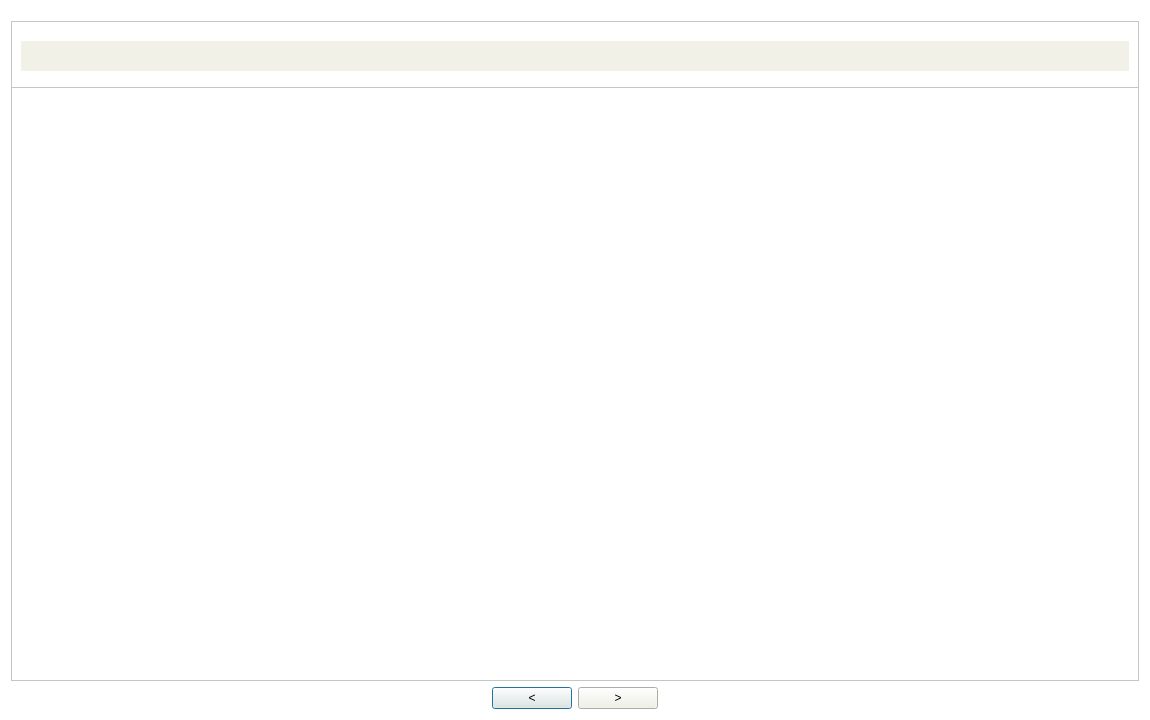
<?xml version="1.0" encoding="UTF-8"?>
<ui version="4.0">
 <class>Dialog</class>
 <widget class="QDialog" name="Dialog">
  <property name="geometry">
   <rect>
    <x>0</x>
    <y>0</y>
    <width>1150</width>
    <height>720</height>
   </rect>
  </property>
  <property name="sizePolicy">
   <sizepolicy hsizetype="Minimum" vsizetype="Minimum">
    <horstretch>0</horstretch>
    <verstretch>0</verstretch>
   </sizepolicy>
  </property>
  <property name="minimumSize">
   <size>
    <width>1150</width>
    <height>720</height>
   </size>
  </property>
  <property name="windowTitle">
   <string>Help</string>
  </property>
  <property name="styleSheet">
   <string notr="true">background-color: rgb(255, 255, 255);</string>
  </property>
  <layout class="QVBoxLayout" name="verticalLayout_2">
   <item>
    <layout class="QVBoxLayout" name="verticalLayout">
     <item>
      <widget class="QScrollArea" name="scrollArea">
       <property name="sizePolicy">
        <sizepolicy hsizetype="Expanding" vsizetype="Fixed">
         <horstretch>0</horstretch>
         <verstretch>0</verstretch>
        </sizepolicy>
       </property>
       <property name="minimumSize">
        <size>
         <width>0</width>
         <height>70</height>
        </size>
       </property>
       <property name="maximumSize">
        <size>
         <width>16777215</width>
         <height>50</height>
        </size>
       </property>
       <property name="sizeIncrement">
        <size>
         <width>0</width>
         <height>30</height>
        </size>
       </property>
       <property name="widgetResizable">
        <bool>true</bool>
       </property>
       <widget class="QWidget" name="scrollAreaWidgetContents">
        <property name="geometry">
         <rect>
          <x>0</x>
          <y>0</y>
          <width>1132</width>
          <height>66</height>
         </rect>
        </property>
        <layout class="QHBoxLayout" name="horizontalLayout_2">
         <item>
          <widget class="QLabel" name="labelText">
           <property name="sizePolicy">
            <sizepolicy hsizetype="Expanding" vsizetype="Expanding">
             <horstretch>0</horstretch>
             <verstretch>0</verstretch>
            </sizepolicy>
           </property>
           <property name="minimumSize">
            <size>
             <width>0</width>
             <height>30</height>
            </size>
           </property>
           <property name="maximumSize">
            <size>
             <width>16777215</width>
             <height>30</height>
            </size>
           </property>
           <property name="font">
            <font>
             <pointsize>11</pointsize>
            </font>
           </property>
           <property name="styleSheet">
            <string notr="true">background-color: rgb(241, 241, 231);</string>
           </property>
           <property name="text">
            <string/>
           </property>
           <property name="alignment">
            <set>Qt::AlignCenter</set>
           </property>
          </widget>
         </item>
        </layout>
       </widget>
      </widget>
     </item>
     <item>
      <widget class="QScrollArea" name="scrollArea_2">
       <property name="widgetResizable">
        <bool>true</bool>
       </property>
       <widget class="QWidget" name="scrollAreaWidgetContents_2">
        <property name="geometry">
         <rect>
          <x>0</x>
          <y>0</y>
          <width>1132</width>
          <height>584</height>
         </rect>
        </property>
        <layout class="QVBoxLayout" name="verticalLayout_3">
         <item>
          <widget class="QLabel" name="label1">
           <property name="sizePolicy">
            <sizepolicy hsizetype="Expanding" vsizetype="Expanding">
             <horstretch>0</horstretch>
             <verstretch>0</verstretch>
            </sizepolicy>
           </property>
           <property name="font">
            <font>
             <italic>false</italic>
             <underline>false</underline>
             <strikeout>false</strikeout>
            </font>
           </property>
           <property name="text">
            <string/>
           </property>
           <property name="alignment">
            <set>Qt::AlignCenter</set>
           </property>
           <property name="wordWrap">
            <bool>false</bool>
           </property>
           <property name="margin">
            <number>0</number>
           </property>
           <property name="openExternalLinks">
            <bool>false</bool>
           </property>
          </widget>
         </item>
        </layout>
       </widget>
      </widget>
     </item>
     <item>
      <layout class="QHBoxLayout" name="horizontalLayout">
       <item>
        <spacer name="horizontalSpacer">
         <property name="orientation">
          <enum>Qt::Horizontal</enum>
         </property>
         <property name="sizeType">
          <enum>QSizePolicy::Expanding</enum>
         </property>
         <property name="sizeHint" stdset="0">
          <size>
           <width>200</width>
           <height>20</height>
          </size>
         </property>
        </spacer>
       </item>
       <item>
        <widget class="QPushButton" name="pushButton1">
         <property name="styleSheet">
          <string notr="true">background-color: rgb(241, 241, 231);</string>
         </property>
         <property name="text">
          <string>&lt;</string>
         </property>
        </widget>
       </item>
       <item>
        <widget class="QPushButton" name="pushButton2">
         <property name="styleSheet">
          <string notr="true">background-color: rgb(241, 241, 231);</string>
         </property>
         <property name="text">
          <string>&gt;</string>
         </property>
        </widget>
       </item>
       <item>
        <spacer name="horizontalSpacer_2">
         <property name="orientation">
          <enum>Qt::Horizontal</enum>
         </property>
         <property name="sizeType">
          <enum>QSizePolicy::Expanding</enum>
         </property>
         <property name="sizeHint" stdset="0">
          <size>
           <width>200</width>
           <height>20</height>
          </size>
         </property>
        </spacer>
       </item>
      </layout>
     </item>
    </layout>
   </item>
  </layout>
 </widget>
 <resources/>
 <connections/>
</ui>
